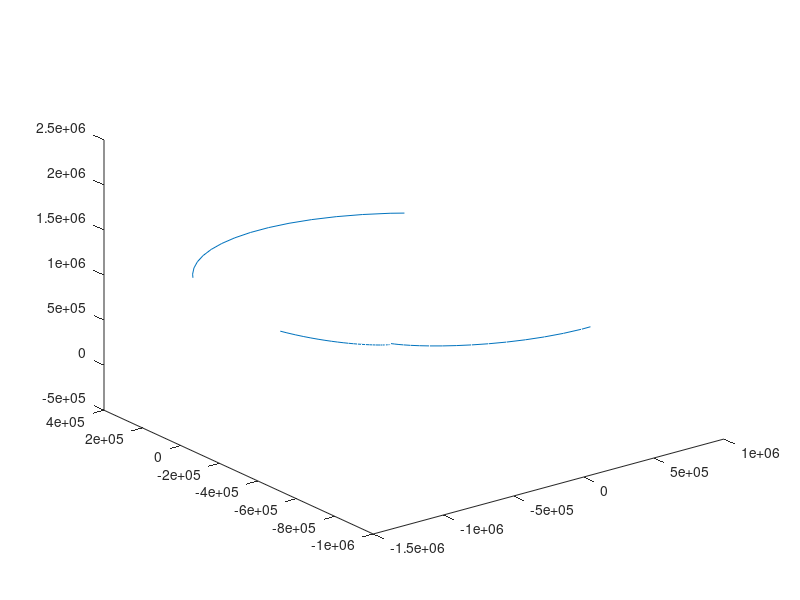

Source code (MATLAB):
%% PART 5
clear all
close all
%initial conditions
r0 = [17002;-21900;28752];  %position [km]
v0 = [2.676;-0.954;-1.406];	%velocity [km/s]
mu = 398600;                %gravitational parameter [km^3/s^2]

hvec = cross(r0,v0);        %angular momentum [km^2/s]
h=norm(hvec);
cvec = cross(v0,hvec)...    
    -mu*(r0/norm(r0));
evec = cvec/mu;             %eccentricity
e = norm(evec);

a = (h^2/mu)*(1/(1-e^2));   %semi major axis [km]

E = [0:pi/50:2*pi];         %eccentric anomaly vector [rad]
n = sqrt(mu/a^3);           %mean orbit rad [rad/s]
sigma = dot(r0,v0)/sqrt(mu);%sigma coefficient
I = [1 0 0;0 1 0; 0 0 1];   %identity matrix

for i=1:length(E)
    %Mean anomaly and time at given MA
    M(i) = E(i)-e*sin(E(i));
    t(i) = M(i)/n;
    
    %Expression for position vector's magnitude at a given time through
    %sigma coefficient: since the position at a given time appears in the
    %Lagrange coefficients calculations (which is what we are trying to
    %compute!) we can express ||r|| as:
    rf(i)= a+(norm(r0)-a)*...
        cos(E(i))+sqrt(a)*sigma*sin(E(i));
    
    %Lagrange coefficients 
    F(i) = 1-(a/norm(r0))*(1-cos(E(i)));
    G(i) = t(i)+sqrt(a^3/mu)*(sin(E(i))-E(i));
    Fdot(i) = -(sqrt(mu*a)/(rf(i)*norm(r0)))*sin(E(i));
    Gdot(i) = 1-(a/rf(i))*(1-cos(E(i)));
    
    %calculating position and velocity at given eccentric  anomaly using
    %lagrange non-dimensional coefficients
    rvec=F(i).*r0+G(i).*v0;
    vvec=Fdot(i).*r0+Gdot(i).*v0;
    
    %C coefficient (for calculation convenience)
    C(i) = a*sqrt(a^3/mu)*(3*sin(E(i))-...
        (2+cos(E(i)))*E(i))-a*t(i)*(1-cos(E(i)));
    
    %initial perturbations
    drvec = rvec-r0;
    dvvec = vvec-v0;
    
    %calculatin state matrix's 3X3 corner sub-matrixes
    phi11 = (norm(rvec)/mu)*dvvec*dvvec'+(1/norm(r0)^3)*...
        (norm(r0)*(1-F(i))*rvec*r0'+C(i)*vvec*r0')+F(i)*I;
    phi12 = (norm(r0)/mu)*(1-F(i))*(drvec*v0'-dvvec*r0')+...
        (C(i)/mu)*vvec*v0'+G(i)*I;
    phi21 = (-(dvvec*r0')/(norm(r0)^2))-(1/(norm(rvec)^2))*rvec*dvvec'...
        -(mu*C(i)/(norm(rvec)^3*norm(r0)^3))*(rvec*r0')+Fdot(i)*(I-(rvec*rvec'/...
        (norm(rvec)^2))+(1/(mu*norm(rvec)))*(rvec*vvec'-vvec*rvec')*...
        rvec*dvvec');
    phi22 = (norm(r0)/mu)*dvvec*dvvec'+(1/(norm(rvec)^3))*...
        ((norm(r0)*(1-F(i))*rvec*r0'-C(i)*rvec*v0'))+...
        Gdot(i)*I;
    
    %state matrix
    statematrix = [phi11 phi12;phi21 phi22];
    %final position given a state matrix
    position(:,i) = statematrix * [drvec;dvvec];
    
end

%plotting the orbit
plot3(position(1,:), position(2,:), position (3,:))



